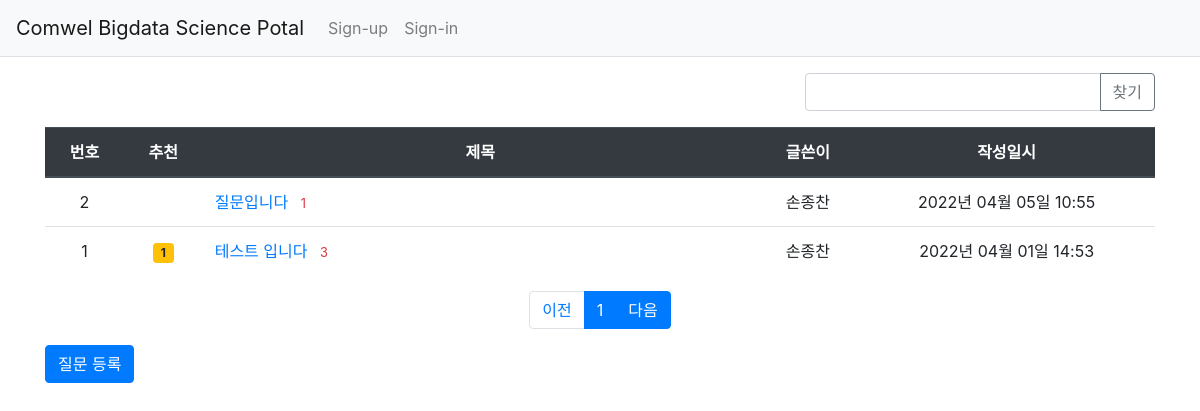
Page /question/list/ on the earlier database version.
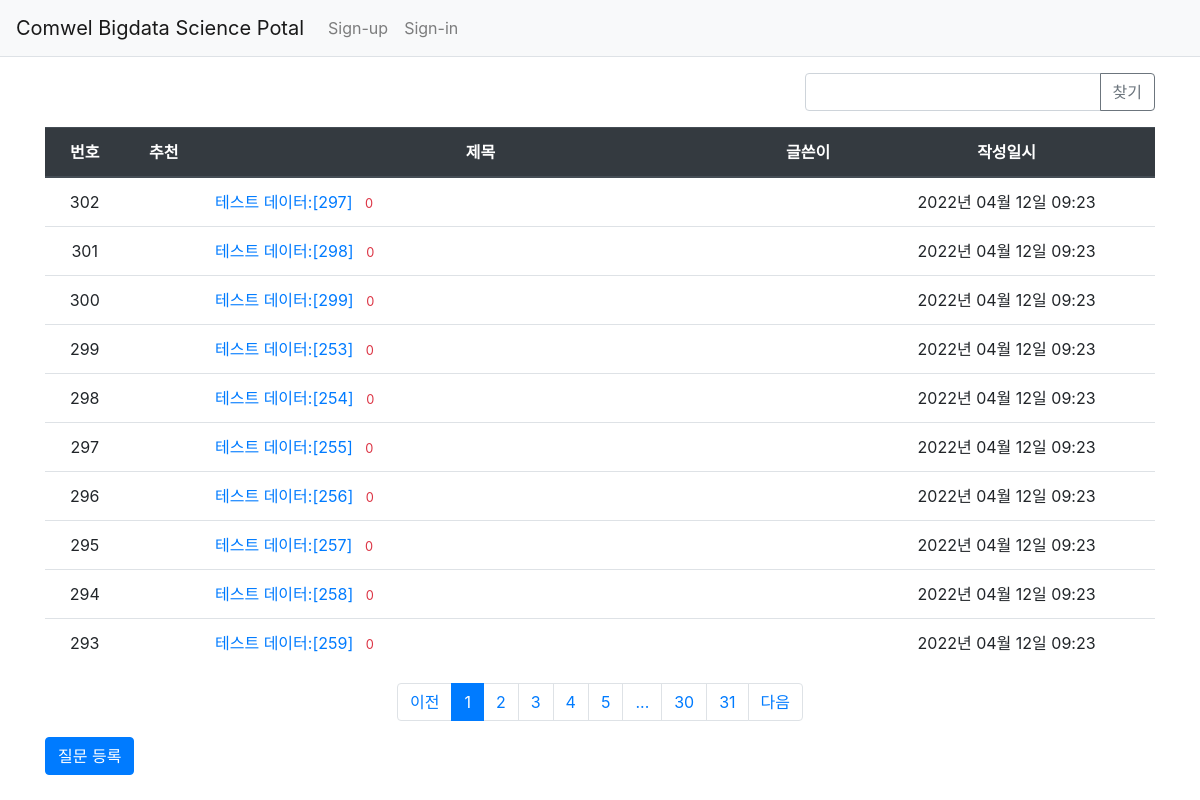
Same page on the later database version.
### pybo/models.py (models this page shows)
class Question(db.Model):
    id = db.Column(db.Integer, primary_key=True)
    subject = db.Column(db.String(200), nullable=False)
    content = db.Column(db.Text(), nullable=False)
    create_date = db.Column(db.DateTime(), nullable=False)
    user_id = db.Column(db.Integer, db.ForeignKey('user.id', ondelete='CASCADE'), nullable=False)
    user = db.relationship('User', backref=db.backref('question_set'))
    modify_date = db.Column(db.DateTime(), nullable=True)
    voter = db.relationship('User', secondary=question_voter,
                            backref=db.backref('question_voter_set'))

class User(db.Model):
    id = db.Column(db.Integer, primary_key=True)
    username = db.Column(db.String(150), unique=True, nullable=False)
    password = db.Column(db.String(200), nullable=False)
    email = db.Column(db.String(120), unique=True, nullable=False)

### pybo/views/question_views.py (the view, shortened to what this page needs)
@bp.route('/list/')
def _list():
    page = request.args.get('page', type=int, default=1)
    kw = request.args.get('kw', type=str, default='')
    question_list = Question.query.order_by(Question.create_date.desc())
    question_list = question_list.paginate(page, per_page=10)
    return render_template('question/question_list.html', question_list=question_list, page=page, kw=kw)

### pybo/filter.py (called while the page is built)
def format_datetime(value, fmt='%Y년 %m월 %d일 %H:%M'):
    return value.strftime(fmt)

### pybo/views/auth_views.py (called while the page is built)
@bp.before_app_request
def load_logged_in_user():
    user_id = session.get('user_id')
    if user_id is None:
        g.user = None
    else:
        g.user = User.query.get(user_id)

### pybo/templates/question/question_list.html (shortened to what this page needs)
{% extends 'base.html' %}
{% block content %}
<div class="container my-3">
    <div class="row justify-content-end my-3">
        <div class="col-4 input-group">
            <input type="text" class="form-control kw" value="{{ kw or '' }}">
            <div class="input-group-append">
                <button class="btn btn-outline-secondary" type="button" id="btn_search">찾기</button>
            </div>
        </div>
    </div>
    <table class="table">
        <thead>
        <tr class="text-center thead-dark">
            <th>번호</th>
            <th>추천</th>
            <th style="width:50%">제목</th>
            <th>글쓴이</th>
            <th>작성일시</th>
        </tr>
        </thead>
        <tbody>
        {% if question_list %}
        {% for question in question_list.items %}
        <tr class="text-center">
            <td>{{ question_list.total - ((question_list.page-1) * question_list.per_page) - loop.index0 }}</td>
            <td>
                {% if question.voter|length > 0 %}
                <span class="badge badge-warning px-2 py-1">
                    {{ question.voter|length }}
                </span>
                {% endif %}
            </td>
            <td class="text-left">
                <a href="{{ url_for('question.detail', question_id=question.id )}}">{{ question.subject }}</a>
                <span class="text-danger small ml-2">{{ question.answer_set|length }}</span>
            </td>
            <td>{{ question.user.username }}</td>
            <td>{{ question.create_date|datetime }}</td>
        </tr>
        {% endfor %}
        {% else %}
        <tr>
            <td colspan="4"> No Question</td>
        </tr>
        {% endif %}
        </tbody>
    </table>
    <ul class="pagination justify-content-center">
        {% if question_list.has_prev %}
        <li class="page-item">
            <a class="page-link" data-page="{{ question_list.prev_num }}" href="#">이전</a>
        </li>
        {% else %}
        <li class="page-item">
            <a class="page-link" tabindex="-1" aria-disabled="true" href="#">이전</a>
        </li>
        {% endif %}
        {% for page_num in question_list.iter_pages() %}
        {% if page_num %}
        {% if page_num != question_list.page %}
        <li class="page-item">
            <a class="page-link" data-page="{{ page_num }}" href="#">{{ page_num }}</a>
        </li>
        {% else %}
        <li class="page-item active" aria-current="page">
            <a class="page-link" href="#">{{ page_num }}</a>
        </li>
        {% endif %}
        {% else %}
        <li class="disabled">
            <a class="page-link" href="#">...</a>
        </li>
        {% endif %}
        {% endfor %}
        {% if question_list.has_next %}
        <li class="page-item">
            <a class="page-link" data-page="{{ question_list.next_num }}" href="#">다음</a>
        </li>
        {% else %}
        <li class="page-item active" aria-current="page">
            <a class="page-link" tabindex="-1" aria-disabled="true" href="#">다음</a>
        </li>
        {% endif %}
    </ul>
    <a href="{{ url_for('question.create') }}" class="btn btn-primary">질문 등록</a>
</div>
{% endblock %}

### pybo/templates/base.html (shortened to what this page needs)
<!doctype html>
<html lang="ko">
<head>
    <link rel="stylesheet" href="{{ url_for('static',filename='bootstrap.min.css') }}">
    <link rel="stylesheet" href="{{ url_for('static',filename='style.css') }}">
</head>
<body>
{% include "navbar.html" %}
{% block content %}
{% endblock %}
</body>
</html>

### pybo/templates/navbar.html (shortened to what this page needs)
<nav class="navbar navbar-expand-lg navbar-light bg-light border-bottom">
    <a class="navbar-brand" href="{{ url_for('main.index') }}">Comwel Bigdata Science Potal</a>
    <div class="collapse navbar-collapse flex-grow-0" id="navbarNav">
        {% if g.user %}
        <ul class="navbar-nav">
            <li class="nav-item">
                <a class="nav-link" href="{{ url_for('auth.signout') }}">{{ g.user.username }} Sign-out</a>
            </li>
        </ul>
        {% else %}
        <ul class="navbar-nav">
            <li class="nav-item">
                <a class="nav-link" href="{{ url_for('auth.signup') }}">Sign-up</a>
            </li>
            <li class="nav-item">
                <a class="nav-link" href="{{ url_for('auth.signin') }}">Sign-in</a>
            </li>
        </ul>
        {% endif %}
    </div>
</nav>

Differences in the rows shown:
no longer on this page (row unchanged): Question: id "2", subject "질문입니다", answer_set|length "1", user.username "손종찬", create_date "2022년 04월 05일 10:55"
no longer on this page (row unchanged): Question: total "1", voter|length "1", subject "테스트 입니다", answer_set|length "3", user.username "손종찬", create_date "2022년 04월 01일 14:53"
added Question: total "302", subject "테스트 데이터:[297]", answer_set|length "0", create_date "2022년 04월 12일 09:23"
added Question: id "301", subject "테스트 데이터:[298]", answer_set|length "0", create_date "2022년 04월 12일 09:23"
added Question: total "300", subject "테스트 데이터:[299]", answer_set|length "0", create_date "2022년 04월 12일 09:23"
added Question: total "299", subject "테스트 데이터:[253]", answer_set|length "0", create_date "2022년 04월 12일 09:23"
added Question: total "298", subject "테스트 데이터:[254]", answer_set|length "0", create_date "2022년 04월 12일 09:23"
added Question: total "297", subject "테스트 데이터:[255]", answer_set|length "0", create_date "2022년 04월 12일 09:23"
added Question: total "296", subject "테스트 데이터:[256]", answer_set|length "0", create_date "2022년 04월 12일 09:23"
added Question: total "295", subject "테스트 데이터:[257]", answer_set|length "0", create_date "2022년 04월 12일 09:23"
added Question: total "294", subject "테스트 데이터:[258]", answer_set|length "0", create_date "2022년 04월 12일 09:23"
added Question: total "293", subject "테스트 데이터:[259]", answer_set|length "0", create_date "2022년 04월 12일 09:23"
Other differences:
new list line: "2"
new list line: "3"
new list line: "4"
new list line: "5"
new list line: "30"
new list line: "31"
